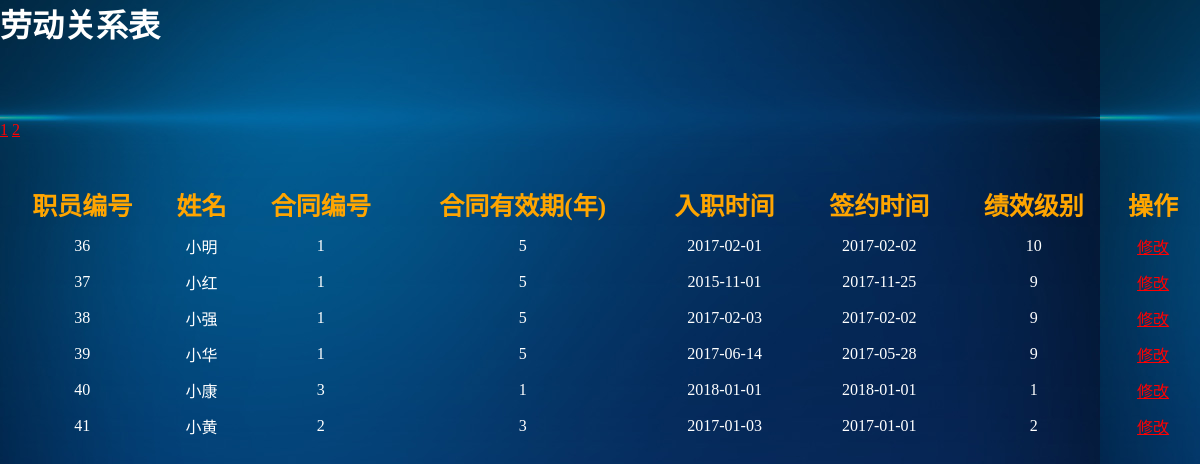
The page /admin/laodong_manager.php (signed in) on the database its author committed.
### tables this page shows
CREATE TABLE `yuangong` (
  `id` int(11) NOT NULL AUTO_INCREMENT,
  `zhiweibianhao` int(11) NOT NULL,
  `zhiweizhuangtai` int(11) DEFAULT NULL,
  `xuelibianhao` int(11) NOT NULL,
  `jibengongzibianhao` int(11) NOT NULL,
  `jixiaogongzibianhao` int(11) NOT NULL,
  `xingming` varchar(45) DEFAULT NULL,
  `gender` varchar(45) DEFAULT NULL,
  `birthdate` date DEFAULT NULL,
  `minzu` varchar(45) DEFAULT NULL,
  `idcard` varchar(45) DEFAULT NULL,
  `zhengzhimianmao` varchar(45) DEFAULT NULL,
  `jiguan` varchar(45) DEFAULT NULL,
  `biyexuexiao` varchar(45) DEFAULT NULL,
  `zhuanye` varchar(45) DEFAULT NULL,
  `lianxidizhi` varchar(45) DEFAULT NULL,
  `youbian` varchar(45) DEFAULT NULL,
  `youxiang` varchar(45) DEFAULT NULL,
  `ruzhishijian` date DEFAULT NULL,
  `qianyueshijian` date DEFAULT NULL,
  `hetongbianhao` int(11) NOT NULL,
  `zhuguan` int(11) DEFAULT NULL,
  `tongshi` int(11) DEFAULT NULL,
  `xiashu` int(11) DEFAULT NULL,
  `ziwo` int(11) DEFAULT NULL,
  `zongping` int(11) DEFAULT NULL,
  `lianxidianhua` varchar(45) DEFAULT NULL,
  `shenfen` varchar(45) DEFAULT NULL,
  `password` varchar(45) DEFAULT NULL,
  PRIMARY KEY (`id`),
  KEY `zwbh_fk_idx` (`zhiweibianhao`),
  KEY `jbgz_fk_idx` (`jibengongzibianhao`),
  KEY `jxgz_fk_idx` (`jixiaogongzibianhao`),
  KEY `xlbh_fk_idx` (`xuelibianhao`),
  KEY `htbh_fk_idx` (`hetongbianhao`),
  CONSTRAINT `htbh_fk` FOREIGN KEY (`hetongbianhao`) REFERENCES `hetong` (`id`) ON DELETE NO ACTION ON UPDATE NO ACTION,
  CONSTRAINT `jbgz_fk` FOREIGN KEY (`jibengongzibianhao`) REFERENCES `jiben` (`id`) ON DELETE NO ACTION ON UPDATE NO ACTION,
  CONSTRAINT `jxgz_fk` FOREIGN KEY (`jixiaogongzibianhao`) REFERENCES `jixiao` (`id`) ON DELETE NO ACTION ON UPDATE NO ACTION,
  CONSTRAINT `xlbh_fk` FOREIGN KEY (`xuelibianhao`) REFERENCES `xueli` (`id`) ON DELETE NO ACTION ON UPDATE NO ACTION,
  CONSTRAINT `zwbh_fk` FOREIGN KEY (`zhiweibianhao`) REFERENCES `zhiwei` (`id`) ON DELETE NO ACTION ON UPDATE NO ACTION
);

CREATE TABLE `hetong` (
  `id` int(11) NOT NULL AUTO_INCREMENT,
  `youxiaoqi` int(11) DEFAULT NULL,
  `bianhao` int(11) DEFAULT NULL,
  PRIMARY KEY (`id`)
);

CREATE TABLE `jixiao` (
  `id` int(11) NOT NULL AUTO_INCREMENT,
  `gongzi` int(11) DEFAULT NULL,
  `jibie` int(11) DEFAULT NULL,
  PRIMARY KEY (`id`)
);

### admin/laodong_manager.php (the view, shortened to what this page needs)
<html>
<head><title>劳动关系管理</title></head>
<link rel="stylesheet" href="../css/style.css" type="text/css" >
<body style="margin:0px 0px 0px 0px;">
	<h1>劳动关系表</h1>
	<form action="" method="post">
		<table align="center">
			<?php
				include 'fenye.php';
				$str = "select * from yuangong order by id";
				$address = "laodong_manager.php";
				$params = PageOrdered($str, $address);
				$str = "select * from yuangong order by id limit $params[0], $params[1]";
				$arr = mysql_query($str);
			?>
			<tr align="center" class="tabletitle">
				<td>职员编号</td><td>姓名</td><td>合同编号</td>
				<td>合同有效期(年)</td><td>入职时间</td><td>签约时间</td>
				<td>绩效级别</td><td>操作</td>
			</tr>
			<?php
				while($result = mysql_fetch_array($arr)){
			?>
			<tr align="center">
				<td ><?php echo $result["id"]; ?></td>
				<td ><?php echo $result['xingming'];?></td>
				<td ><?php
					$str2 = "select bianhao from hetong where id = ".$result['hetongbianhao'];
					$arr2 = mysql_query($str2);
					$result2 = mysql_fetch_array($arr2);
					echo $result2['bianhao'];
					?></td>
				<td ><?php
					$str2 = "select youxiaoqi from hetong where id = ".$result['hetongbianhao'];
					$arr2 = mysql_query($str2);
					if ($result2 = mysql_fetch_array($arr2)){
						echo $result2['youxiaoqi'];
					}
				?></td>
				<td ><?php echo $result['ruzhishijian']; ?></td>
				<td ><?php echo $result["qianyueshijian"]; ?></a></td>
				<td ><?php
					$str2 = "select jibie from jixiao where id = ".$result['jixiaogongzibianhao'];
					$arr2 = mysql_query($str2);
					if ($result2 = mysql_fetch_array($arr2)){
						echo $result2['jibie'];
					}
				?></td>
				<td ><a href="laodong_update.php?id=<?php echo $result["id"]; ?>">修改</a></td>
			</tr>
			<?php } ?>
		</table>
	</form>
</body>
</html>

### admin/fenye.php (shortened to what this page needs)
<?php
function PageOrdered($str, $address){
	$arr = mysql_query($str);
	$num = mysql_num_rows($arr);
	$fnum = 6;
	$pagenum = ceil($num / $fnum);
	$tmp = $_GET['page'];
	if ($tmp == "")
		$n = 0;
	else
		$n = ($tmp - 1) * $fnum;
	echo "<br />";
	echo "<br />";
	echo "<br />";
	for ($i = 0; $i < $pagenum; $i++){
		echo "<a href=".$address."?page=".($i+1).">".($i + 1)."</a>&nbsp;";
	}
	echo "<br />";
	echo "<br />";
	echo "<br />";
	$param = array($n, $fnum);
	return $param;
}
?>

### css/style.css (style rules this page uses)
body { margin:0px 0px 0px 0px; background-image:url('../images/bg1.jpg'); }
a { color:red; }
h1 { color:white; }
.tabletitle { color:orange; font-size:25px; font-weight:bold; }
table { border:0px; border-spacing:10; width:100%; color:white; font-size:16px; }

### rows shown on the page
yuangong: id "36", xingming "小明", hetongbianhao.bianhao "1", hetongbianhao.youxiaoqi "5", ruzhishijian "2017-02-01", qianyueshijian "2017-02-02", jixiaogongzibianhao.jibie "10"
yuangong: id "37", xingming "小红", hetongbianhao.bianhao "1", hetongbianhao.youxiaoqi "5", ruzhishijian "2015-11-01", qianyueshijian "2017-11-25", jixiaogongzibianhao.jibie "9"
yuangong: id "38", xingming "小强", hetongbianhao.bianhao "1", hetongbianhao.youxiaoqi "5", ruzhishijian "2017-02-03", qianyueshijian "2017-02-02", jixiaogongzibianhao.jibie "9"
yuangong: id "39", xingming "小华", hetongbianhao.bianhao "1", hetongbianhao.youxiaoqi "5", ruzhishijian "2017-06-14", qianyueshijian "2017-05-28", jixiaogongzibianhao.jibie "9"
yuangong: id "40", xingming "小康", hetongbianhao.bianhao "3", hetongbianhao.youxiaoqi "1", ruzhishijian "2018-01-01", qianyueshijian "2018-01-01", jixiaogongzibianhao.jibie "1"
yuangong: id "41", xingming "小黄", hetongbianhao.bianhao "2", hetongbianhao.youxiaoqi "3", ruzhishijian "2017-01-03", qianyueshijian "2017-01-01", jixiaogongzibianhao.jibie "2"
